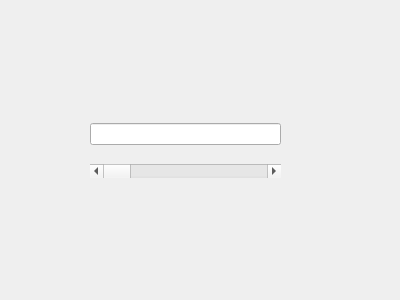
<?xml version="1.0" encoding="UTF-8"?>
<ui version="4.0">
 <class>LineEidtAndHorizontal</class>
 <widget class="QWidget" name="LineEidtAndHorizontal">
  <property name="geometry">
   <rect>
    <x>0</x>
    <y>0</y>
    <width>400</width>
    <height>300</height>
   </rect>
  </property>
  <property name="windowTitle">
   <string>Form</string>
  </property>
  <widget class="QWidget" name="widget" native="true">
   <property name="geometry">
    <rect>
     <x>90</x>
     <y>110</y>
     <width>191</width>
     <height>81</height>
    </rect>
   </property>
   <layout class="QVBoxLayout" name="verticalLayout">
    <item>
     <widget class="QLineEdit" name="lineEdit"/>
    </item>
    <item>
     <widget class="QScrollBar" name="horizontalScrollBar">
      <property name="orientation">
       <enum>Qt::Horizontal</enum>
      </property>
     </widget>
    </item>
   </layout>
  </widget>
 </widget>
 <resources/>
 <connections/>
</ui>
